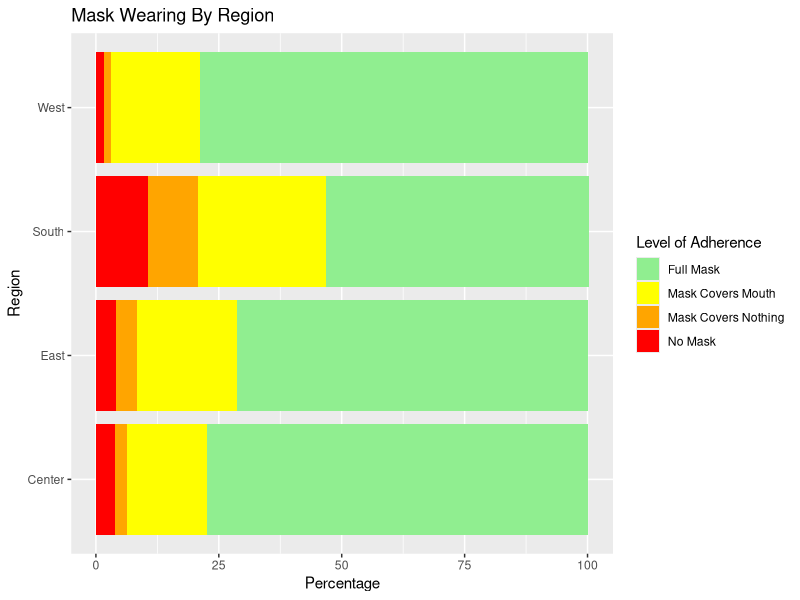
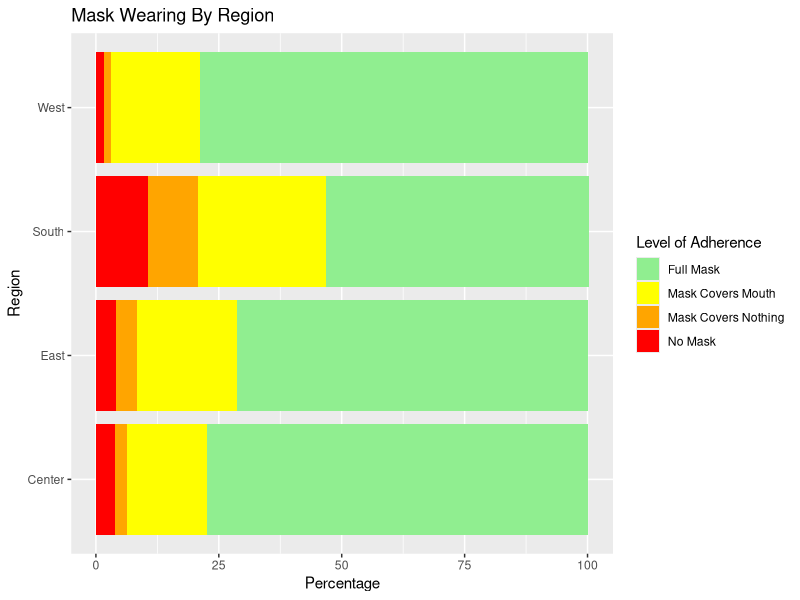

Write R code to recreate these figures, in order.
## ---- chunk 1
knitr::opts_chunk$set(echo = FALSE)
options(scipen=999)
library(tidyverse)
library(readr)
library(readxl)
library(cowplot)
## ---- chunk 2
Totals <- read_xlsx("Totals.xlsx")
## ---- chunk 3
pct <- Totals %>%
  mutate(`No Mask` = `No Mask`/`Total` * 100) %>%
  mutate(`Mask Covers Nothing` = `Mask Covers Nothing`/`Total` * 100) %>%
  mutate(`Mask Covers Mouth` = `Mask Covers Mouth`/`Total` * 100) %>%
  mutate(`Full Mask` = `Full Mask`/`Total` * 100)

pct <- pivot_longer(pct, cols = c(`No Mask`, `Mask Covers Nothing`, `Mask Covers Mouth`, `Full Mask`)) %>%
  rename(Percentage = value) %>%
  rename(`Level of Adherence` = name)

region <- ggplot(pct, aes(x = Region, y = Percentage, fill = `Level of Adherence`)) +
  geom_col() +
  coord_flip() +
  scale_fill_manual(values = c("light green", "yellow", "orange", "red")) +
  labs(title = "Mask Wearing By Region")

region

ggsave("region.png")
## ---- chunk 4
City <- read_xlsx("City Data.xlsx")
## ---- chunk 5
City <- City %>%
  filter(`Oblast Center` == 1) %>%

# Drop Kramatorsk due to missing data
  
  filter(City != "Kramatorsk") %>%

# Filter to get only full mask
  
  filter(Category == "Full Mask") %>%

# Multiply HDI by 100 for readability purposes
  
  mutate(`2019 Oblast HDI` = `2019 Oblast HDI` * 100)
## ---- chunk 6
hdireg <- lm(Percentage ~ `2019 Oblast HDI` + `2020 City Population`, data = City)

summary(hdireg)
